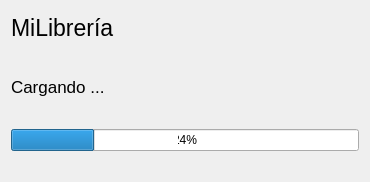
<?xml version="1.0" encoding="UTF-8"?>
<ui version="4.0">
 <class>Cargando</class>
 <widget class="QDialog" name="Cargando">
  <property name="geometry">
   <rect>
    <x>0</x>
    <y>0</y>
    <width>370</width>
    <height>182</height>
   </rect>
  </property>
  <property name="minimumSize">
   <size>
    <width>370</width>
    <height>170</height>
   </size>
  </property>
  <property name="windowTitle">
   <string>MiLibrería</string>
  </property>
  <property name="layoutDirection">
   <enum>Qt::LeftToRight</enum>
  </property>
  <property name="styleSheet">
   <string notr="true">text-align:center;</string>
  </property>
  <layout class="QHBoxLayout" name="horizontalLayout">
   <item>
    <layout class="QGridLayout" name="gridLayout">
     <item row="2" column="0">
      <widget class="QLabel" name="texto">
       <property name="styleSheet">
        <string notr="true">font-size: 17px;
text-align:center;</string>
       </property>
       <property name="text">
        <string>Cargando ...</string>
       </property>
      </widget>
     </item>
     <item row="4" column="0">
      <widget class="QProgressBar" name="progressBar">
       <property name="value">
        <number>24</number>
       </property>
      </widget>
     </item>
     <item row="3" column="0">
      <spacer name="horizontalSpacer_2">
       <property name="orientation">
        <enum>Qt::Horizontal</enum>
       </property>
       <property name="sizeHint" stdset="0">
        <size>
         <width>40</width>
         <height>20</height>
        </size>
       </property>
      </spacer>
     </item>
     <item row="5" column="0">
      <spacer name="horizontalSpacer">
       <property name="orientation">
        <enum>Qt::Horizontal</enum>
       </property>
       <property name="sizeHint" stdset="0">
        <size>
         <width>40</width>
         <height>20</height>
        </size>
       </property>
      </spacer>
     </item>
     <item row="0" column="0">
      <widget class="QLabel" name="Titulo">
       <property name="styleSheet">
        <string notr="true">font-size: 23px;
text-align:center;</string>
       </property>
       <property name="text">
        <string>MiLibrería</string>
       </property>
      </widget>
     </item>
     <item row="1" column="0">
      <spacer name="horizontalSpacer_3">
       <property name="orientation">
        <enum>Qt::Horizontal</enum>
       </property>
       <property name="sizeHint" stdset="0">
        <size>
         <width>40</width>
         <height>20</height>
        </size>
       </property>
      </spacer>
     </item>
    </layout>
   </item>
  </layout>
 </widget>
 <resources/>
 <connections/>
</ui>
